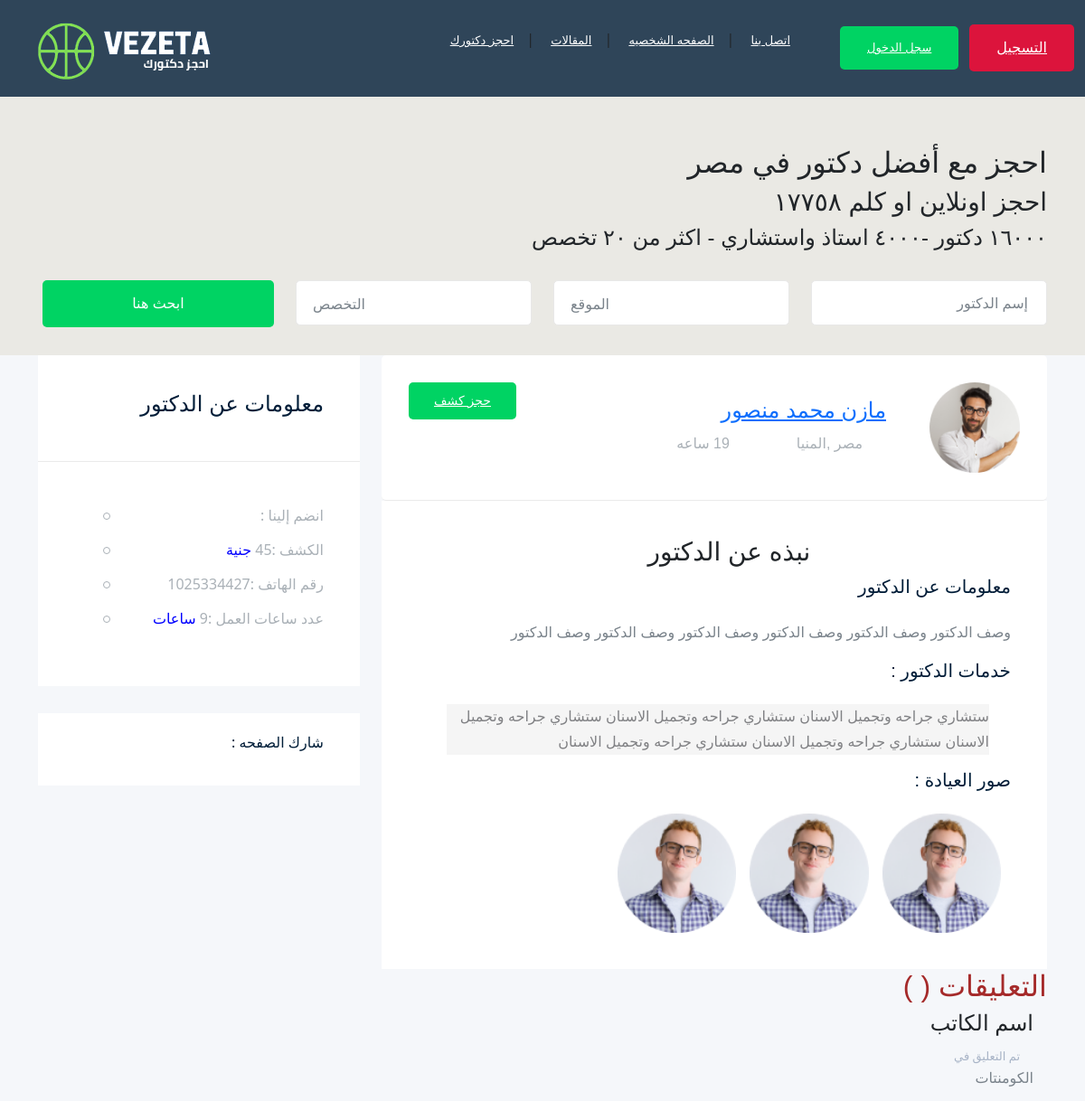
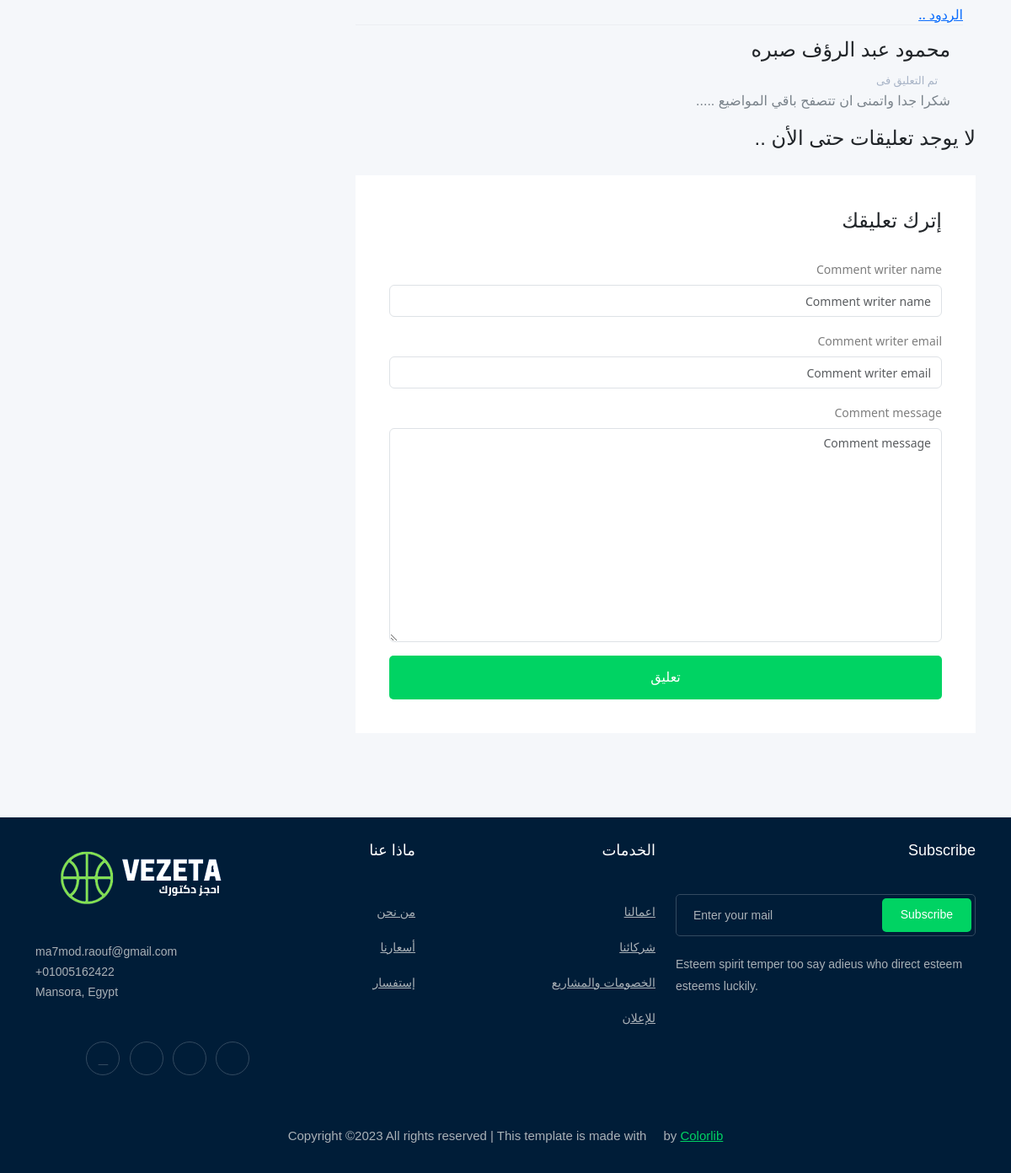
Page /doctor_detail/2/ on the committed database (2 pictures, top to bottom).
### pages/models.py (models this page shows, shortened)
class doctor_data(models.Model):
    user=models.OneToOneField(User,on_delete=models.CASCADE,blank=True,null=True)
    doctor_name=models.CharField(max_length=100)
    subtitle=models.CharField(max_length=100)
    doctor_image=models.ImageField()
    clininc_image=models.ImageField()
    Specialist_doctor=models.CharField(max_length=200,choices=specialist)
    address=models.CharField(max_length=200,choices=category)
    address_detail=models.CharField(max_length=200)
    price=models.IntegerField(default=0)
    Waiting_time=models.TimeField(blank=True,null=True)
    working_hours=models.IntegerField(default=0)
    number_phone=models.CharField(max_length=12)
    doctor_info=models.CharField(max_length=500,blank=True,null=True)
    doctor_service=models.CharField(max_length=1000,blank=True,null=True)
    slug=models.SlugField(blank=True,null=True)

### pages/views.py (the view)
# urls.py: path('doctor_detail/<int:pk>/',view=views.doctor_detail,name='doctor_detail'),
def doctor_detail(request,pk):
     if request.method=='POST':
         add_Comment=commentForm(request.POST,request.FILES)
         if add_Comment.is_valid():
             add_Comment.save()
     context={
         'form':commentForm(),
         'doctor_detail':doctor_data.objects.get(id=pk)
     }
     return render(request,'pages/doctor_detail.html',context)

### pages/forms.py
class commentForm(forms.ModelForm):
    class Meta:
        model=comments
        fields='__all__'

### pages/templates/pages/doctor_detail.html (shortened to what this page needs)
{% extends 'base.html' %}
{% load static%}
{%block content%}
<div dir="rtl">
    {%include 'parts/search.html'%}
<div class="job_details_area">
<div class="container">
    <div class="row">
        <div class="col-lg-8">
            <div class="job_details_header">
                <div class="single_jobs white-bg d-flex justify-content-between">
                    <div class="jobs_left d-flex align-items-center">
                        <div >
                                <img class="img-circle" src="{{doctor_detail.doctor_image.url}}" alt="" width="100" height="100">
                        </div>
                        <div class="jobs_conetent">
                            <a href="#" ><h4>{{doctor_detail.doctor_name}}</h4></a>
                            <div class="links_locat d-flex align-items-center">
                                <div class="location">
                                    <p> <i class="fa fa-map-marker"></i> مصر  ,{{doctor_detail.address}} </p>
                                </div>
                                <div class="location">
                                    <p> <i class="fa fa-clock-o"></i> {{doctor_detail.Waiting_time.hour}} ساعه </p>
                                </div>
                            </div>
                        </div>
                    </div>
                    <div class="jobs_right">
                        <div class="apply_now">
                            <a class="boxed-btn3" href="">حجز كشف</a>
                        </div>
                    </div>
                </div>
            </div>
            <div class="descript_wrap white-bg">
                <div class="single_wrapp">
                    <h3>نبذه عن الدكتور</h3>
                </div>
                <div class="white-card white-card-inner">
                    <div class="single_wrap" style="margin-top: 10px;">
                        <h4>معلومات عن الدكتور</h4>
                        <ul>
                            <p >{{doctor_detail.doctor_info}}</p>
                        </ul>
                    </div>
                </div>
                <div class="single_wrap">
                    <h4>خدمات الدكتور :</h4>
                    <ul>
                        <p class="tagitem disable-click pull-left mr-4" style="background-color: #f5f5f5;
                        color: #808184;"> {{doctor_detail.doctor_service}}
                        </p>
                    </ul>
                    <br>
                </div>
                <div class="single_wrap">
                    <h4>صور العيادة :</h4>
                            <img class="image_clinic" src="{% static 'img/candiateds/2.png' %}" alt="" >
                            <img class="image_clinic" src="{% static 'img/candiateds/2.png' %}" alt="" >
                            <img class="image_clinic" src="{% static 'img/candiateds/2.png' %}" alt="" >
                </div>
            </div>
    <div class="section-row">
        <div class="section-title">
            <h2 style="color: brown;">التعليقات (  )</h2>
        </div>
        <div class="post-comments" >
            <div class="media">
                <div class="media-left">
                </div>
                <div class="media-body " >
                    <div class="media-heading">
                        <h4>اسم الكاتب</h4>
                        <span class="time">تم التعليق في </span>
                    </div>
                    <p>الكومنتات</p>
                    <a href="#" class="reply">الردود ..</a>
                    <div class="media">
                        <div class="media-left">
                        </div>
                        <div class="media-body">
                            <div class="media-heading">
                                <h4>محمود عبد الرؤف صبره</h4>
                                <span class="time">تم التعليق فى </span>
                            </div>
                            <p>شكرا جدا واتمنى ان تتصفح باقي المواضيع .....</p>
                        </div>
                    </div>
                </div>
            </div>
            <div class="media-heading">
                <h4>لا يوجد تعليقات حتى الأن ..</h4>
            </div>
        </div>
    </div>
    <div class="apply_job_form white-bg">
        <h4>إترك تعليقك</h4>
       {%include 'parts/comments.html'%}
    </div>
        </div>
        <div class="col-lg-4">
            <div class="job_sumary">
                <div class="summery_header">
                    <h3>معلومات عن الدكتور </h3>
                </div>
                <div class="job_content">
                    <ul>
                        <li>  انضم إلينا : </li>
                        <li> الكشف :{{doctor_detail.price}} <span style="color: blue;"> جنية</span></li>
                        <li> رقم الهاتف  :{{doctor_detail.number_phone }}</li>
                        <li>عدد ساعات العمل :{{doctor_detail.working_hours}} <span style="color: blue;"> ساعات</span></li>
                    </ul>
                </div>
            </div>
            <div class="share_wrap d-flex">
                <span>شارك الصفحه :</span>
                <ul>
                    <li><a href=""> <i class="fa fa-facebook"></i></a> </li>
                    <li><a href=""> <i class="fa fa-google-plus"></i></a> </li>
                    <li><a href=""> <i class="fa fa-twitter"></i></a> </li>
                    <li><a href=""> <i class="fa fa-envelope"></i></a> </li>
                </ul>
            </div>
            <div class="job_location_wrap">
                <div class="job_lok_inner">
                    <div id="map" style="height: 200px;"></div>
                    </div>
            </div>
        </div>
    </div>
</div>
</div>
</div>
{%endblock content%}

### rows in the picture
doctor_data: doctor_image (picture), doctor_name "مازن محمد منصور", address "المنيا", doctor_info "وصف الدكتور وصف الدكتور وصف الدكتور وصف الدكتور وصف الدكتور وصف الدكتور", doctor_service "ستشاري جراحه وتجميل الاسنان ستشاري جراحه وتجميل الاسنان ستشاري جراحه وتجميل الاسنان ستشاري جراحه وتجميل الاسنان ستشاري جراحه وتجميل الاسنان", price "45", number_phone "1025334427"
